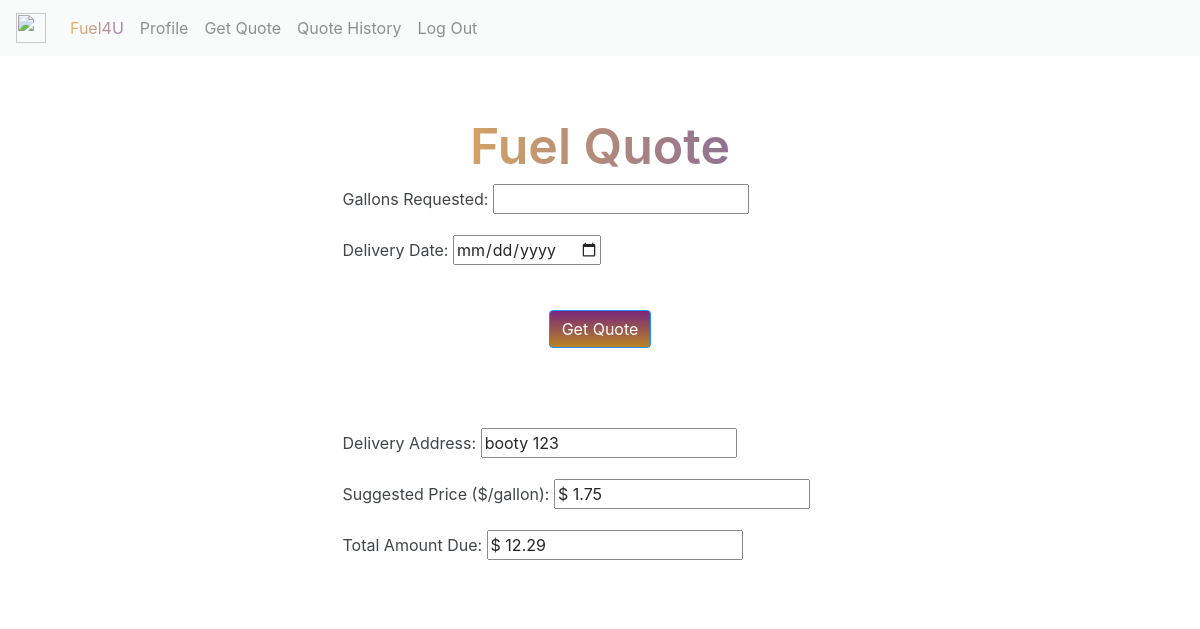
The page /get_quote (signed in) on the database its author committed.
### website/models.py (models this page shows, shortened)
class User(db.Model, UserMixin):
    id = db.Column(db.Integer, primary_key=True)
    username = db.Column(db.String(150),unique=True)  # Define username as the primary key
    password = db.Column(db.String(150))
    fullName = db.Column(db.String(150),nullable = True)
    address1 = db.Column(db.String(150),nullable = True)
    address2 = db.Column(db.String(150),nullable = True)
    city = db.Column(db.String(150),nullable = True)
    state = db.Column(db.String(2),nullable = True)
    zipcode = db.Column(db.Integer,nullable = True)
    quotes = db.relationship('Quote', back_populates='user', lazy=True)

class Quote(db.Model):
    id = db.Column(db.Integer, primary_key=True)
    gallons_requested = db.Column(db.Float, nullable=False)
    delivery_date = db.Column(db.Date, nullable=False)
    suggested_price = db.Column(db.Float)
    total_amount_due = db.Column(db.Float)
    state = db.Column(db.String(2))
    address = db.Column(db.String(150))
    user_id = db.Column(db.Integer, db.ForeignKey('user.id'), nullable=False)
    user = db.relationship('User', back_populates="quotes")

### website/views.py (the view, shortened to what this page needs)
@views.route('/get_quote', methods=['GET', 'POST'])
def getquote():
    latest_quote = Quote.query.filter_by(user_id=current_user.id).order_by(Quote.id.desc()).first()
    return render_template("getquote.html", user=current_user, quote=latest_quote)

### website/__init__.py (called while the page is built)
def create_app():
    app = Flask(__name__)
    app.config['SECRET_KEY'] = 'hjshjhdjah kjshkjdhjs'
    app.config['SQLALCHEMY_DATABASE_URI'] = f'sqlite:///{DB_NAME}'
    db.init_app(app)
    from .views import views
    from .auth import auth
    app.register_blueprint(views, url_prefix='/')
    app.register_blueprint(auth, url_prefix='/')
    from .models import User, Quote
    with app.app_context():
        db.create_all()
    login_manager = LoginManager()
    login_manager.login_view = 'auth.login'
    login_manager.init_app(app)
    @login_manager.user_loader
    def load_user(user_id):
        return User.query.filter_by(username=user_id).first()
    return app

### website/templates/getquote.html
{% extends "base.html" %} {% block title %}Get Quote{% endblock %}
{% block content %}
<form method="POST" style="padding: 20px; margin : 0 auto; margin-top :40px; background-color: white; opacity: 85%; width : 50%; border-radius: 10%;">
    <h3 align="center">Fuel Quote</h3>
    <div class="form-group">
      <label for="gallonsRequested">Gallons Requested:</label>
      <input type="number" id="gallonsRequested" name="gallonsRequested" required min="1" step="1" required>
    </div>
    <div class="form-group">
        <label for="deliveryDate">Delivery Date:</label>
        <input type="date" id="deliveryDate" name="deliveryDate" required>
    </div>
    <br>
    <div style="text-align: center;">
      <button type="submit" class="btn btn-primary">Get Quote</button>
    </div>
</form>
<form method="GET" style="padding: 20px; margin : 0 auto; margin-top :40px; background-color: white; opacity: 85%; width : 50%; border-radius: 10%;">
    <div class="form-group">
      <label for="deliveryAddress">Delivery Address:</label>
      <input type="text" id="deliveryAddress" name="deliveryAddress" value="{{ user.address1 }}" readonly>
    </div>
    <div class="form-group">
        <label for="suggestedPrice">Suggested Price ($/gallon):</label>
        <input type="text" id="suggestedPrice" name="suggestedPrice" value="$ {{ quote.suggested_price | round(2)}}" readonly>
    </div>
    <div class="form-group">
        <label for="totalAmount">Total Amount Due:</label>
        <input type="text" id="totalAmount" name="totalAmount" value="$ {{ quote.total_amount_due | round(2) }}" readonly >
    </div>
  </form>
{% endblock %}

### rows shown on the page
User: deliveryAddress "booty 123"
Quote: suggestedPrice "$ 1.75", totalAmount "$ 12.29"
